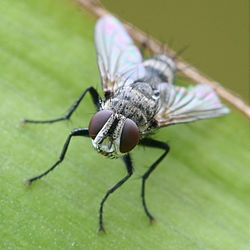
#> input picture images/group/fly1.jpg, 250 x 250 px
$ python focus_stacking.py   (older library calls are emulated)
#> lines starting #> are read from the running program, lines starting #| are printed output that depends on the picture
#!/usr/bin/env python3

import matplotlib.image as mpimg
import matplotlib.pyplot as plt
import sys
from os import listdir
from os.path import isfile, join
from skimage import filters
from PIL import Image, ImageFilter

save_image = False


def gaussian_blur(fin="../images/fly1.jpg", fout="fly1_blur.jpg"):
    if fin == "" or fout == "":
        raise SyntaxError("No parameter")

    image = mpimg.imread(fin)
    blurred = filters.gaussian(image, sigma=1, multichannel=True)
    mpimg.imsave(fout, blurred)


def get_gray(rgb):
    r, g, b = rgb[0], rgb[1], rgb[2]
    gray = 0.2989 * r + 0.5870 * g + 0.1140 * b
    return gray


def rgb2gray(image):
    gray = [[0 for i in range(image.shape[0])] for j in range(image.shape[1])]
    for i in range(image.shape[0]):
        for j in range(image.shape[1]):
            gray[i][j] = get_gray(image[i][j])
    return gray


print("len(sys.argv) =", len(sys.argv), sys.argv)

if (len(sys.argv) >= 2):
    target_dir = sys.argv[1]
else:
    target_dir = "../images/group/"


imagefiles = [f for f in listdir(target_dir) if isfile(join(target_dir, f))]

print(target_dir, imagefiles)
files = ["../images/fly1.jpg", "../images/fly2.jpg"]

images = []
edges = []

for i, file_name in enumerate(imagefiles):
    images.append(mpimg.imread(target_dir + file_name))

print("Image files = ", len(images))
#| Image files =  3

for i, image in enumerate(images):
    print("[{i}]".format(i=i), imagefiles[i])
    fig = plt.figure()
    ax = fig.add_subplot(2, 2, 1)
    ax.set_title("Original")
    plt.axis("off")
    plt.imshow(image)

    edge = filters.sobel(image)
    ax = fig.add_subplot(2, 2, 2)
    ax.set_title("Edge(Orig)")
    plt.axis("off")
    plt.imshow(rgb2gray(edge))

    blurred = filters.gaussian(image, sigma=1, multichannel=True)
    if save_image:
        mpimg.imsave("result-01.jpg", blurred)
    ax = fig.add_subplot(2, 2, 3)
    ax.set_title("Blur(Orig)")
    plt.imshow(blurred)

    edge = filters.sobel(blurred)
    edges.append(edge)
    if save_image:
        mpimg.imsave("result-02.jpg", edge)
    ax = fig.add_subplot(2, 2, 4)
    ax.set_title("Edge(Blurred)")
    plt.axis("off")
    plt.imshow(rgb2gray(edge))

#    plt.show(block=False)
#    plt.pause(3)
    fig.savefig("debug-{i}.png".format(i=i))
#> this loop made 3 passes
#| [0] fly1.jpg
#| [1] fly2.jpg
#| [2] fly3.jpg
#> pass 1, `edge = filters.sobel(image)`:
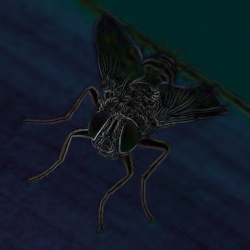
#> edge: shape (250, 250, 3) float64; mean R, G, B 0.0691, 0.109, 0.154
#> pass 1, `blurred = filters.gaussian(image, sigma=1, multichannel=True)`:
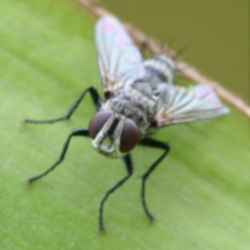
#> blurred: shape (250, 250, 3) float64; mean R, G, B 0.557, 0.642, 0.408
#> pass 1, `fig.savefig("debug-{i}.png".format(i=i))`:
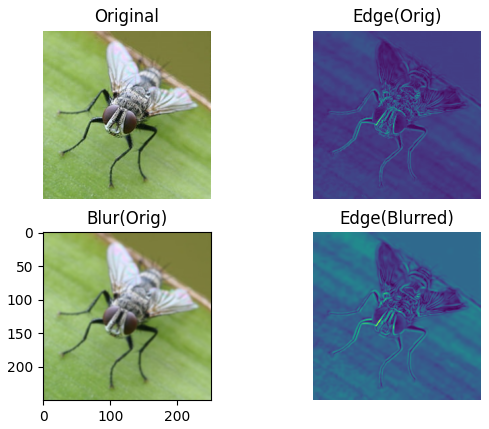
#> figure drawn by matplotlib, 4 panels
#> pass 2, `edge = filters.sobel(image)`:
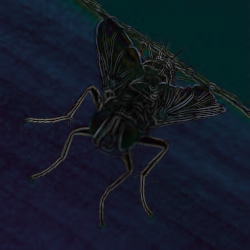
#> edge: shape (250, 250, 3) float64; mean R, G, B 0.0765, 0.106, 0.156
#> pass 2, `fig.savefig("debug-{i}.png".format(i=i))`:
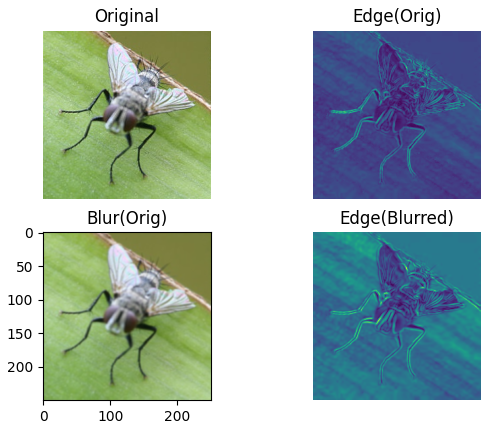
#> figure drawn by matplotlib, 4 panels
#> after the loop:
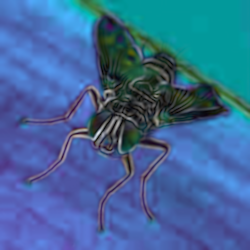
#> edge: shape (250, 250, 3) float64; mean R, G, B 0.06, 0.1, 0.146; drawn with min black and max white

# debug part
height = images[0].shape[0]
width = images[0].shape[1]
print("Image size", images[0].size, "= (", height, "x", width, ") x 3")
#| Image size 187500 = ( 250 x 250 ) x 3

print("image", images[0].shape)
#| image (250, 250, 3)
print("edge", edges[0].shape)
#| edge (250, 250, 3)

for i in range(height):
    for j in range(width):
#        for k in range(len(images)):
        if get_gray(edges[0][i][j]) > get_gray(edges[1][i][j]):
#> (the run stopped early here; a loop or call above may not have finished)
